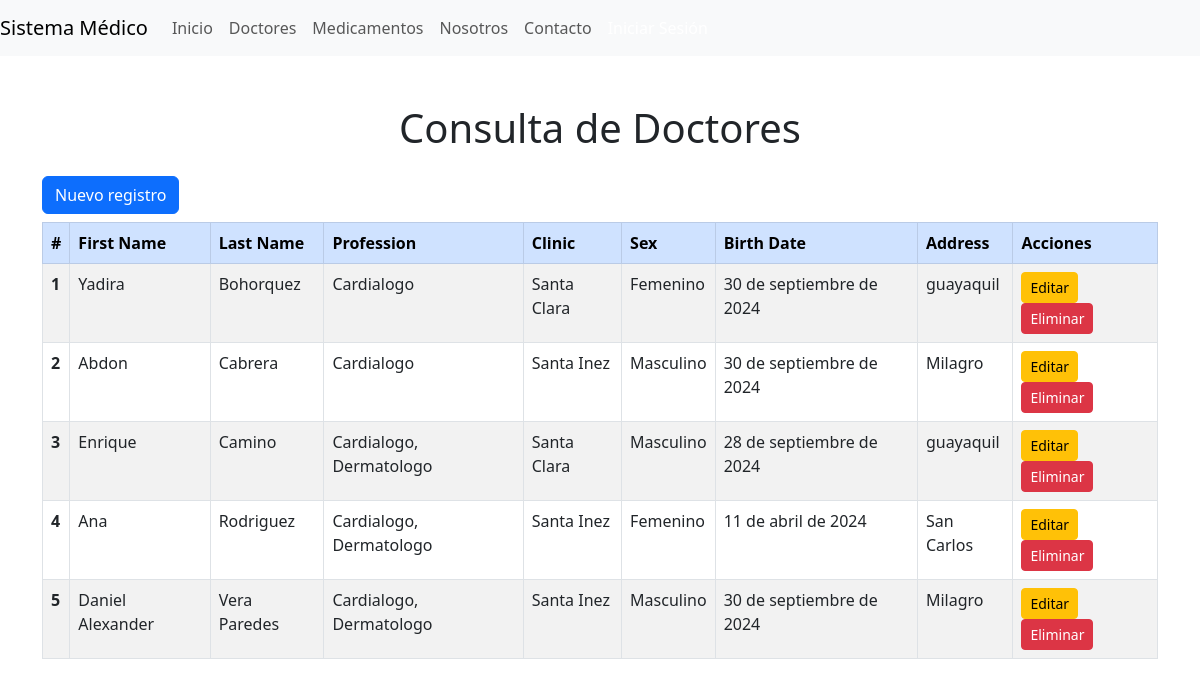
The page /doctor_list/ on the database its author committed.
### aplication/core/models.py (models this page shows, shortened)
class Doctor(models.Model):
    SEX_CHOICES = ( ('M', 'Masculino'), ('F', 'Femenino'),)
    first_name = models.CharField(max_length=100)
    last_name = models.CharField(max_length=100)
    profession = models.ManyToManyField(Profession)
    clinic = models.ForeignKey(Clinic,on_delete=models.CASCADE, related_name='clinicas')
    sex = models.CharField(default="M",max_length=1, choices=SEX_CHOICES)
    birth_date = models.DateField()
    address = models.CharField(max_length=255)
    is_active = models.BooleanField(default=True)
    class Meta:
        verbose_name = "Doctor"
        verbose_name_plural = "Doctores"
        ordering = ['last_name', 'first_name']
    def __str__(self):
        return f"{self.first_name} {self.last_name}"

class Profession(models.Model):
    description = models.CharField(max_length=100, unique=True)

class Clinic(models.Model):
    ruc = models.CharField(max_length=13, unique=True)
    name = models.CharField(max_length=100, unique=True)

### aplication/core/views.py (the view)
# urls.py: path('doctor_list/', views.doctor_List,name="doctor_list"),
def doctor_List(request):
    data={"title":"Medical","title1":"Consulta de Doctores"}
    doctores = Doctor.objects.all() # queryset[d1,d2,d3]
    for doctor in doctores:
       print(doctor.first_name," ",doctor.clinic.name)
    data["doctores"]=doctores
    print(data)
    return render(request,"core/doctor/list.html",data)

### template/core/doctor/list.html (shortened to what this page needs)
<!DOCTYPE html>
<html lang="en">
<head>
    <link href="https://cdn.jsdelivr.net/npm/bootstrap@5.3.0-alpha1/dist/css/bootstrap.min.css" rel="stylesheet">
     <link href="https://cdnjs.cloudflare.com/ajax/libs/font-awesome/5.15.4/css/all.min.css" rel="stylesheet">
</head>
<body>
    <nav class="navbar navbar-expand-lg navbar-light bg-light">
        <a class="navbar-brand" href="{% url 'core:home' %}">Sistema Médico</a>
        <div class="collapse navbar-collapse" id="navbarNav">
            <ul class="navbar-nav ml-auto">
                <li class="nav-item active">
                    <a class="nav-link" href={% url 'core:home' %}>Inicio </a>
                </li>
                <li class="nav-item">
                    <a class="nav-link" href={% url 'core:doctor_list' %}>Doctores</a>
                </li>
                <li class="nav-item">
                    <a class="nav-link" href={% url 'medicines:medicamento_list' %}>Medicamentos</a>
                </li>
                <li class="nav-item">
                    <a class="nav-link" href="#">Nosotros</a>
                </li>
                <li class="nav-item">
                    <a class="nav-link" href="#">Contacto</a>
                </li>
                <li class="nav-item">
                    <a class="nav-link btn btn-primary text-white" href="#">Iniciar Sesión</a>
                </li>
            </ul>
        </div>
    </nav>
    <div class="container mt-5">
        <h1 class="text-center mb-4">{{title1}}</h1>
        <a class="btn btn-primary mb-sm-2" href="/doctor_create/">Nuevo registro</a>
        <table class="table table-striped table-bordered">
            <thead class="table-primary">
                <tr>
                    <th scope="col">#</th>
                    <th scope="col">First Name</th>
                    <th scope="col">Last Name</th>
                    <th scope="col">Profession</th>
                    <th scope="col">Clinic</th>
                    <th scope="col">Sex</th>
                    <th scope="col">Birth Date</th>
                    <th scope="col">Address</th>
                    <th scope="col">Acciones</th>
                </tr>
            </thead>
            <tbody>
                {% for doctor in doctores %}
                <tr>
                    <th scope="row">{{ forloop.counter }}</th>
                    <td>{{ doctor.first_name }}</td>
                    <td>{{ doctor.last_name }}</td>
                    <td>
                        {% for profession in doctor.profession.all %}
                            {{ profession.description }}{% if not forloop.last %}, {% endif %}
                        {% endfor %}
                    </td>
                    <td>{{ doctor.clinic.name }}</td>
                    <td>{{ doctor.get_sex_display }}</td>
                    <td>{{ doctor.birth_date }}</td>
                    <td>{{ doctor.address }}</td>
                    <td>
                        <a href={% url 'core:doctor_update' doctor.id %} class="btn btn-warning btn-sm">Editar</a>
                        <a href={% url 'core:doctor_delete' doctor.id %} class="btn btn-danger btn-sm">Eliminar</a>
                    </td>
                </tr>
                {% empty %}
                <tr>
                    <td colspan="9" class="text-center">No doctors available</td>
                </tr>
                {% endfor %}
            </tbody>
        </table>
    </div>
</body>
</html>

### rows shown on the page
Doctor: first_name "Yadira", last_name "Bohorquez", clinic.name "Santa Clara", sex "Femenino", birth_date "30 de septiembre de 2024", address "guayaquil"
Profession: description "Cardialogo"
Doctor: first_name "Abdon", last_name "Cabrera", clinic.name "Santa Inez", sex "Masculino", birth_date "30 de septiembre de 2024", address "Milagro"
Doctor: first_name "Enrique", last_name "Camino", clinic.name "Santa Clara", sex "Masculino", birth_date "28 de septiembre de 2024", address "guayaquil"
Profession: description "Dermatologo"
Doctor: first_name "Ana", last_name "Rodriguez", clinic.name "Santa Inez", sex "Femenino", birth_date "11 de abril de 2024", address "San Carlos"
Doctor: first_name "Daniel Alexander", last_name "Vera Paredes", clinic.name "Santa Inez", sex "Masculino", birth_date "30 de septiembre de 2024", address "Milagro"

### other values the page prints
{{ title1 }} "Consulta de Doctores"
